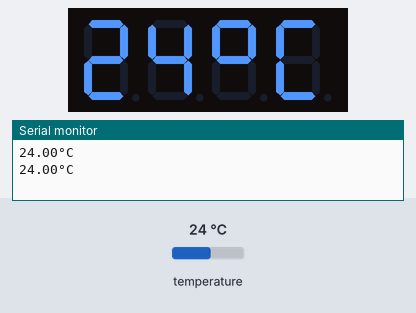
Simulated run of this sketch. Board: Arduino Uno, built with avr-gcc and run on an emulated ATmega328P. Parts: 4-digit seven-segment display, the last lines printed to the serial monitor. The test bench sets the inputs (shaded band); at power-on: temperature 24 °C.

Above: at 2.5 s.
2.6 s: temperature set to 12 °C
At 3.8 s:
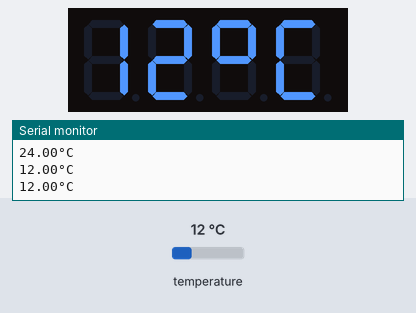
4.3 s: temperature set to 19 °C
At 6.0 s:
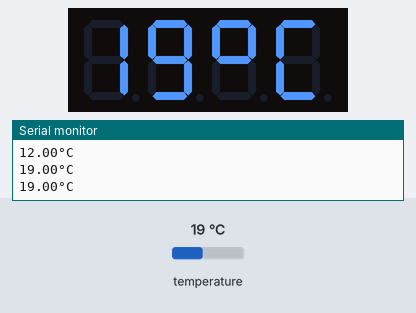
6.3 s: temperature set to 28 °C
At 7.3 s:
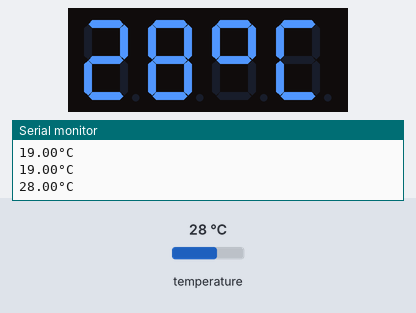
Timing chart, 0 to 9.3 s (numbered marks = the images above; inputs shaded):
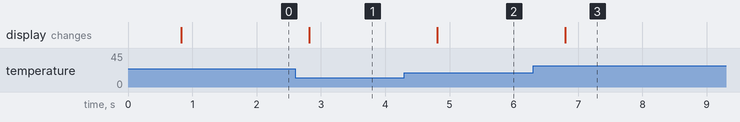

Measured:
- after the input at 2.6 s, the display: changes after 0.22 s (image 1)
- after the input at 4.3 s, the display: changes after 0.51 s (image 2)
- after the input at 6.3 s, the display: changes after 0.50 s (image 3)

The sketch:

arduinoThermometer-DS18B20-TM1637.ino
```cpp
#include <TM1637Display.h>
#include <OneWire.h>
#include <DallasTemperature.h>

const int oneWireBus = 4;
OneWire oneWire(oneWireBus);
DallasTemperature sensors(&oneWire);

const int CLK = 2;
const int DIO = 3;

TM1637Display display = TM1637Display(CLK, DIO);

const uint8_t celsiusSymbol[] = {
    SEG_A | SEG_B | SEG_F | SEG_G,
    SEG_A | SEG_D | SEG_E | SEG_F
};

void setup(){
    Serial.begin(115200);
    display.clear();
    display.setBrightness(7);
    sensors.begin();
}

void printTemperature(){
    sensors.requestTemperatures();
    float measuredTemperature = sensors.getTempCByIndex(0);
    Serial.println(String(measuredTemperature) + "°C");
    display.showNumberDec(measuredTemperature , false, 2, 0);
    display.setSegments(celsiusSymbol, 2, 2);
}

void loop(){
    printTemperature();
    delay(200);
}
```
